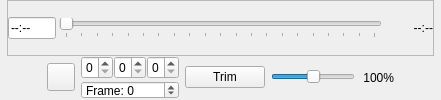
  <widget class="QDockWidgetPassthrough" name="dockControls">
   <property name="features">
    <set>QDockWidget::DockWidgetFloatable</set>
   </property>
   <property name="allowedAreas">
    <set>Qt::NoDockWidgetArea</set>
   </property>
   <attribute name="dockWidgetArea">
    <number>8</number>
   </attribute>
   <widget class="QWidget" name="dockWidgetContents">
    <layout class="QVBoxLayout" name="verticalLayout_3">
     <property name="spacing">
      <number>0</number>
     </property>
     <property name="leftMargin">
      <number>7</number>
     </property>
     <property name="topMargin">
      <number>0</number>
     </property>
     <property name="rightMargin">
      <number>7</number>
     </property>
     <property name="bottomMargin">
      <number>0</number>
     </property>
     <item>
      <widget class="QFrame" name="frameProgress">
       <property name="sizePolicy">
        <sizepolicy hsizetype="MinimumExpanding" vsizetype="Preferred">
         <horstretch>255</horstretch>
         <verstretch>0</verstretch>
        </sizepolicy>
       </property>
       <property name="frameShape">
        <enum>QFrame::StyledPanel</enum>
       </property>
       <property name="frameShadow">
        <enum>QFrame::Raised</enum>
       </property>
       <layout class="QHBoxLayout" name="horizontalLayout_3">
        <property name="spacing">
         <number>3</number>
        </property>
        <property name="leftMargin">
         <number>0</number>
        </property>
        <property name="topMargin">
         <number>1</number>
        </property>
        <property name="rightMargin">
         <number>0</number>
        </property>
        <property name="bottomMargin">
         <number>1</number>
        </property>
        <item>
         <widget class="QLineEdit" name="lineCurrentTime">
          <property name="sizePolicy">
           <sizepolicy hsizetype="Minimum" vsizetype="Fixed">
            <horstretch>0</horstretch>
            <verstretch>0</verstretch>
           </sizepolicy>
          </property>
          <property name="maximumSize">
           <size>
            <width>48</width>
            <height>16777215</height>
           </size>
          </property>
          <property name="cursor">
           <cursorShape>ArrowCursor</cursorShape>
          </property>
          <property name="focusPolicy">
           <enum>Qt::ClickFocus</enum>
          </property>
          <property name="text">
           <string notr="true">--:--</string>
          </property>
          <property name="maxLength">
           <number>12</number>
          </property>
         </widget>
        </item>
        <item>
         <widget class="QVideoSlider" name="sliderProgress">
          <property name="enabled">
           <bool>false</bool>
          </property>
          <property name="focusPolicy">
           <enum>Qt::NoFocus</enum>
          </property>
          <property name="toolTipDuration">
           <number>2500</number>
          </property>
          <property name="maximum">
           <number>999</number>
          </property>
          <property name="pageStep">
           <number>50</number>
          </property>
          <property name="orientation">
           <enum>Qt::Horizontal</enum>
          </property>
          <property name="invertedControls">
           <bool>true</bool>
          </property>
          <property name="tickPosition">
           <enum>QSlider::TicksBelow</enum>
          </property>
         </widget>
        </item>
        <item>
         <widget class="QLabel" name="labelMaxTime">
          <property name="minimumSize">
           <size>
            <width>48</width>
            <height>0</height>
           </size>
          </property>
          <property name="text">
           <string notr="true">--:--</string>
          </property>
          <property name="alignment">
           <set>Qt::AlignRight|Qt::AlignTrailing|Qt::AlignVCenter</set>
          </property>
         </widget>
        </item>
       </layout>
      </widget>
     </item>
     <item>
      <widget class="QDraggableWindowFrame" name="frameAdvancedControls">
       <property name="minimumSize">
        <size>
         <width>40</width>
         <height>0</height>
        </size>
       </property>
       <property name="maximumSize">
        <size>
         <width>16777215</width>
         <height>44</height>
        </size>
       </property>
       <layout class="QGridLayout" name="advanced_layout">
        <property name="leftMargin">
         <number>0</number>
        </property>
        <property name="topMargin">
         <number>0</number>
        </property>
        <property name="rightMargin">
         <number>0</number>
        </property>
        <property name="bottomMargin">
         <number>0</number>
        </property>
        <item row="0" column="0">
         <spacer name="horizontalSpacerLeft">
          <property name="orientation">
           <enum>Qt::Horizontal</enum>
          </property>
          <property name="sizeHint" stdset="0">
           <size>
            <width>40</width>
            <height>20</height>
           </size>
          </property>
         </spacer>
        </item>
        <item row="0" column="3">
         <widget class="QFrame" name="frameVolume">
          <property name="lineWidth">
           <number>0</number>
          </property>
          <layout class="QHBoxLayout" name="horizontalLayout_5">
           <property name="spacing">
            <number>4</number>
           </property>
           <property name="leftMargin">
            <number>0</number>
           </property>
           <property name="topMargin">
            <number>0</number>
           </property>
           <property name="rightMargin">
            <number>0</number>
           </property>
           <property name="bottomMargin">
            <number>0</number>
           </property>
           <item>
            <widget class="QSlider" name="sliderVolume">
             <property name="sizePolicy">
              <sizepolicy hsizetype="Minimum" vsizetype="Fixed">
               <horstretch>0</horstretch>
               <verstretch>0</verstretch>
              </sizepolicy>
             </property>
             <property name="minimumSize">
              <size>
               <width>80</width>
               <height>22</height>
              </size>
             </property>
             <property name="focusPolicy">
              <enum>Qt::NoFocus</enum>
             </property>
             <property name="toolTip">
              <string notr="true">100%</string>
             </property>
             <property name="maximum">
              <number>200</number>
             </property>
             <property name="singleStep">
              <number>5</number>
             </property>
             <property name="value">
              <number>100</number>
             </property>
             <property name="orientation">
              <enum>Qt::Horizontal</enum>
             </property>
            </widget>
           </item>
           <item>
            <widget class="QLabel" name="labelVolumePercent">
             <property name="sizePolicy">
              <sizepolicy hsizetype="Fixed" vsizetype="Preferred">
               <horstretch>0</horstretch>
               <verstretch>0</verstretch>
              </sizepolicy>
             </property>
             <property name="minimumSize">
              <size>
               <width>35</width>
               <height>0</height>
              </size>
             </property>
             <property name="text">
              <string>100%</string>
             </property>
             <property name="alignment">
              <set>Qt::AlignRight|Qt::AlignTrailing|Qt::AlignVCenter</set>
             </property>
            </widget>
           </item>
          </layout>
         </widget>
        </item>
        <item row="0" column="4">
         <spacer name="horizontalSpacerRight">
          <property name="orientation">
           <enum>Qt::Horizontal</enum>
          </property>
          <property name="sizeHint" stdset="0">
           <size>
            <width>40</width>
            <height>20</height>
           </size>
          </property>
         </spacer>
        </item>
        <item row="0" column="1">
         <layout class="QGridLayout" name="gridLayout_3">
          <property name="horizontalSpacing">
           <number>6</number>
          </property>
          <item row="0" column="1">
           <layout class="QGridLayout" name="gridLayout_2">
            <property name="horizontalSpacing">
             <number>1</number>
            </property>
            <property name="verticalSpacing">
             <number>2</number>
            </property>
            <item row="1" column="2">
             <widget class="QSpinBoxInputSignals" name="spinSecond">
              <property name="minimumSize">
               <size>
                <width>32</width>
                <height>18</height>
               </size>
              </property>
              <property name="maximumSize">
               <size>
                <width>0</width>
                <height>16777215</height>
               </size>
              </property>
              <property name="focusPolicy">
               <enum>Qt::ClickFocus</enum>
              </property>
              <property name="maximum">
               <number>59</number>
              </property>
             </widget>
            </item>
            <item row="1" column="0">
             <widget class="QSpinBoxInputSignals" name="spinHour">
              <property name="minimumSize">
               <size>
                <width>32</width>
                <height>18</height>
               </size>
              </property>
              <property name="maximumSize">
               <size>
                <width>0</width>
                <height>16777215</height>
               </size>
              </property>
              <property name="focusPolicy">
               <enum>Qt::ClickFocus</enum>
              </property>
             </widget>
            </item>
            <item row="1" column="1">
             <widget class="QSpinBoxInputSignals" name="spinMinute">
              <property name="minimumSize">
               <size>
                <width>32</width>
                <height>18</height>
               </size>
              </property>
              <property name="maximumSize">
               <size>
                <width>0</width>
                <height>16777215</height>
               </size>
              </property>
              <property name="focusPolicy">
               <enum>Qt::ClickFocus</enum>
              </property>
              <property name="maximum">
               <number>59</number>
              </property>
             </widget>
            </item>
            <item row="2" column="0" colspan="3">
             <widget class="QSpinBoxInputSignals" name="spinFrame">
              <property name="minimumSize">
               <size>
                <width>98</width>
                <height>0</height>
               </size>
              </property>
              <property name="maximumSize">
               <size>
                <width>16777215</width>
                <height>18</height>
               </size>
              </property>
              <property name="focusPolicy">
               <enum>Qt::ClickFocus</enum>
              </property>
              <property name="wrapping">
               <bool>true</bool>
              </property>
              <property name="prefix">
               <string notr="true">Frame: </string>
              </property>
              <property name="maximum">
               <number>0</number>
              </property>
             </widget>
            </item>
           </layout>
          </item>
          <item row="0" column="0">
           <widget class="QPushButton" name="buttonPause">
            <property name="minimumSize">
             <size>
              <width>28</width>
              <height>0</height>
             </size>
            </property>
            <property name="maximumSize">
             <size>
              <width>28</width>
              <height>28</height>
             </size>
            </property>
            <property name="font">
             <font>
              <pointsize>12</pointsize>
             </font>
            </property>
            <property name="focusPolicy">
             <enum>Qt::NoFocus</enum>
            </property>
            <property name="iconSize">
             <size>
              <width>14</width>
              <height>14</height>
             </size>
            </property>
           </widget>
          </item>
         </layout>
        </item>
        <item row="0" column="2">
         <layout class="QVBoxLayout" name="verticalLayout">
          <property name="spacing">
           <number>1</number>
          </property>
          <item>
           <widget class="QPushButton" name="buttonTrim">
            <property name="minimumSize">
             <size>
              <width>44</width>
              <height>18</height>
             </size>
            </property>
            <property name="maximumSize">
             <size>
              <width>95</width>
              <height>16777215</height>
             </size>
            </property>
            <property name="focusPolicy">
             <enum>Qt::NoFocus</enum>
            </property>
            <property name="toolTip">
             <string>Click to set trim start at current position.
End is automatically set to video end.

Right-click for more options.</string>
            </property>
            <property name="text">
             <string notr="true">Trim</string>
            </property>
            <property name="checkable">
             <bool>true</bool>
            </property>
           </widget>
          </item>
         </layout>
        </item>
       </layout>
      </widget>
     </item>
    </layout>
   </widget>
  </widget>
